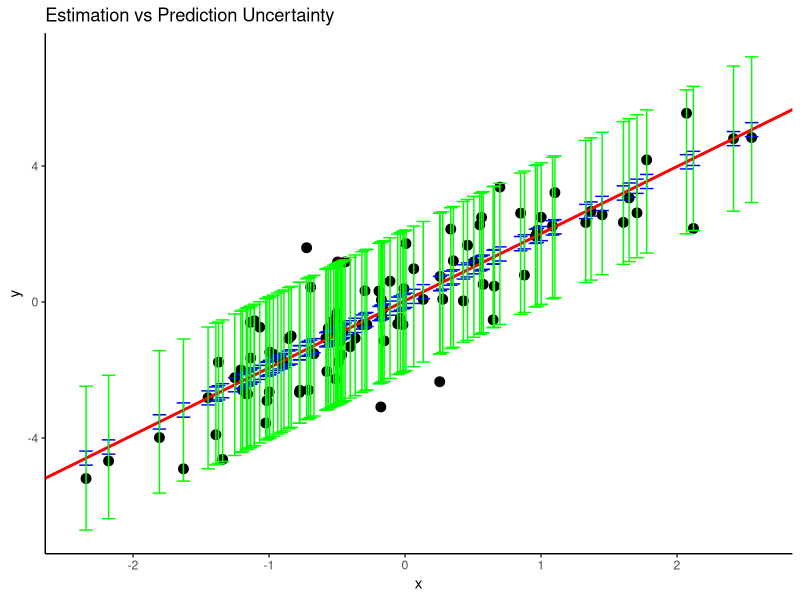
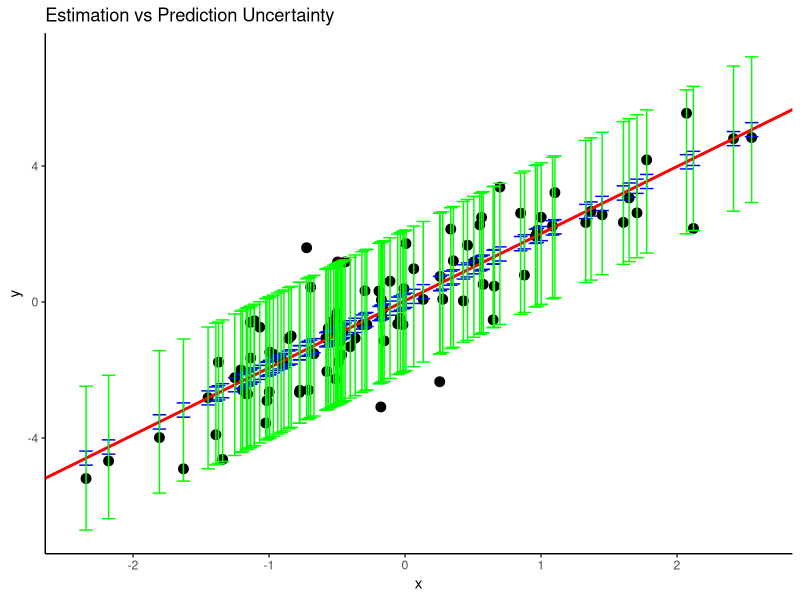

Write R code to recreate these figures, in order.
library(ggplot2)

set.seed(1234)
x <- rnorm(100)
y <- 2 * x + rnorm(100)

model <- lm(y ~ x)
model_summary <- summary(model)

estimation_uncertainty <- model_summary$coefficients[, "Std. Error"]
prediction_uncertainty <- predict(model, interval = "prediction", level = 0.95)

est_err <- 2 * estimation_uncertainty
pred_err_up <- prediction_uncertainty[, "upr"]
pred_err_lwr <- prediction_uncertainty[, "lwr"]

data <- data.frame(x = x, y = y)
plt <- ggplot(data, aes(x = x, y = y)) +
  geom_point(color = "black", size = 3) +
  geom_abline(
    intercept = coef(model)[1],
    slope = coef(model)[2],
    color = "red", size = 1
  ) +
  geom_errorbar(
    aes(
      ymin = fitted(model) - est_err,
      ymax = fitted(model) + est_err
    ),
    color = "blue", width = 0.1
  ) +
  geom_errorbar(
    aes(
      ymin = pred_err_lwr,
      ymax = pred_err_up
    ),
    color = "green", width = 0.1
  ) +
  labs(
    title = "Estimation vs Prediction Uncertainty",
    x = "x",
    y = "y"
  ) +
  theme_classic() +
  theme(legend.position = "topright")

ggsave("plot.pdf", plt, device = "pdf")
print(plt)
